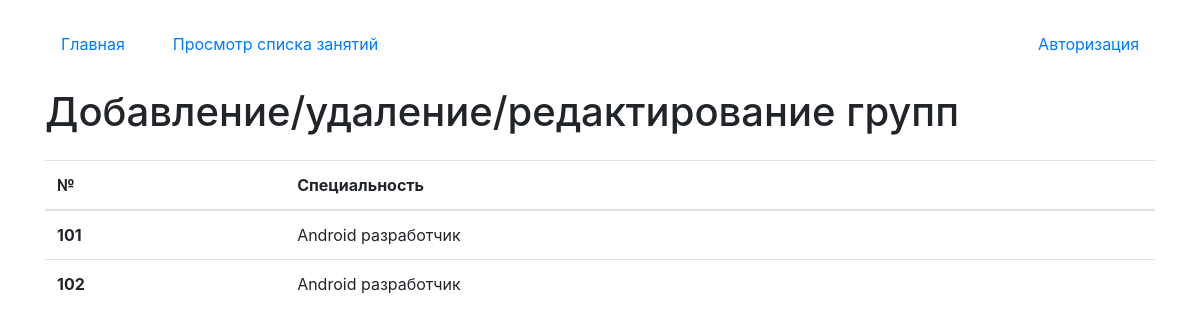
Screenshot of /addgroup with the database file from the repository.
### couple/models.py (models this page shows, shortened)
class Groups(models.Model):
    name = models.CharField("Номер группы", max_length=10)
    speciality_id = models.ForeignKey(Speciality, on_delete=models.CASCADE)
    class Meta:
        verbose_name = "Группа"
        verbose_name_plural = "Группы"

class Speciality(models.Model):
    name = models.CharField("Название специальности", max_length=45)
    subjects = models.ManyToManyField(Subjects)
    class Meta:
        verbose_name = "Специальность"
        verbose_name_plural = "Специальности"
    def __str__(self):
        return self.name

### couple/views.py (the view)
# urls.py: path('addgroup', views.CreateGroupView.as_view(), name='AddGroup'),
class CreateGroupView(CreateView):
    model = Groups
    template_name = 'addgroup.html'
    form_class = GroupForm
    success_url = reverse_lazy('AddGroup')
    def get_context_data(self, **kwargs):
        kwargs['list_group'] = Groups.objects.all()
        return super().get_context_data(**kwargs)

### templates/addgroup.html (shortened to what this page needs)
{% extends 'index.html' %}
{% block content %}
    {% if update %}
        <div class="col-5">
        <h1 class="mb-4">Редактирование</h1>
        {% if success_update %}
        <p style="color:red">Запись обновлена</p>
        {% endif %}
        <p class="mt-4">Страница редактирования</p>
        <p><a href="{% url 'AddGroup' %}">Вернуться назад</a></p>
        <form id="update_data" method="post">
            {% csrf_token %}
            {{form}}
        </form>
    <button form="update_data" type="submit" class="btn btn-primary mt-4">Обновить</button>
        </div>
    {% else %}
    <h1 class="mb-4">Добавление/удаление/редактирование групп</h1>
        <table class="table">
      <thead>
        <tr>
          <th scope="col">№</th>
          <th scope="col">Специальность</th>
        </tr>
      </thead>
      <tbody>
      {% for i in list_group%}
        <tr>
          <th>{{ i.name }}</th>
          <td>{{ i.speciality_id.name }}</td>
        </tr>
      {% endfor %}
      </tbody>
    </table>
{% endif %}
{% endblock %}

### rows the page displays
Groups: name "101", speciality_id.name "Android разработчик"
Groups: name "102", speciality_id.name "Android разработчик"
